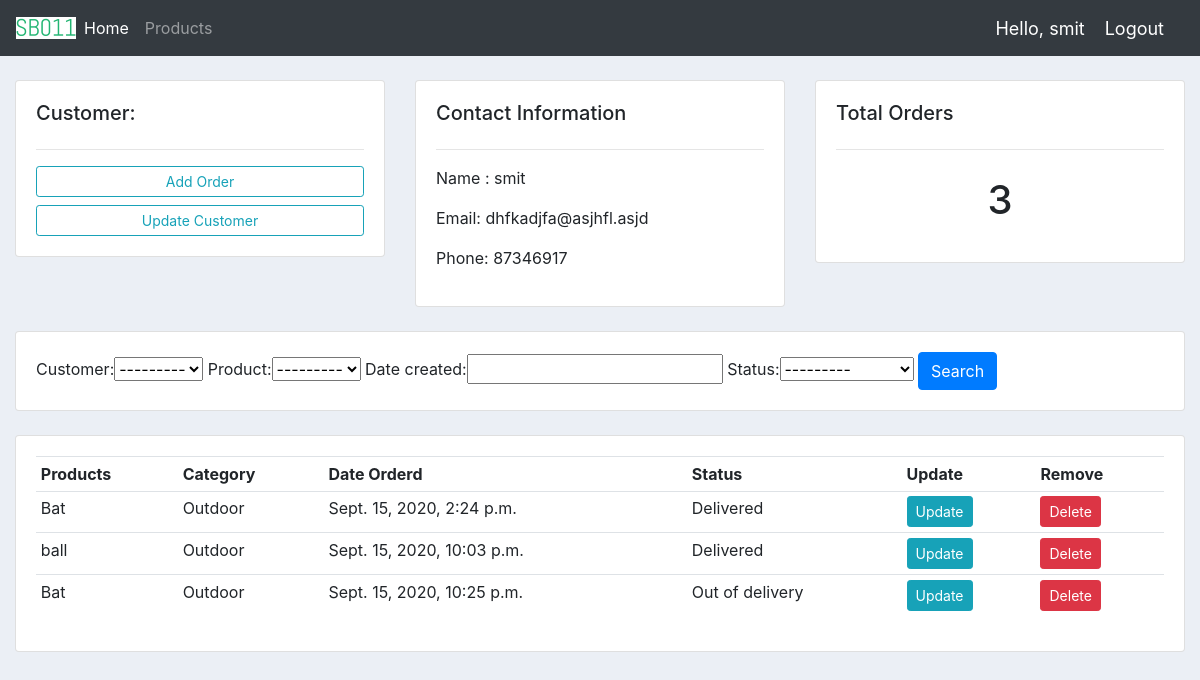
The app's page /customer/1/ (signed in) with its own data.
### accounts/models.py (models this page shows, shortened)
class Customer(models.Model):
    user = models.OneToOneField(
        User, blank=True, null=True, on_delete=models.CASCADE)
    name = models.CharField(max_length=200)
    phone = models.CharField(max_length=200)
    email = models.CharField(max_length=200)
    profile_pic = models.ImageField(default="def.png", null=True, blank=True)
    date_created = models.DateTimeField(auto_now_add=True)
    def __str__(self):
        return self.name

class Order(models.Model):
    STATUS = (
        ('Pending', 'Pending'),
        ('Out of delivery', 'Out of delivery'),
        ('Delivered', 'Delivered'),
    )
    Customer = models.ForeignKey(
        Customer, null=True, on_delete=models.SET_NULL)
    Product = models.ForeignKey(Product, null=True, on_delete=models.SET_NULL)
    date_created = models.DateTimeField(auto_now_add=True)
    status = models.CharField(max_length=200, choices=STATUS)

class Product(models.Model):
    CATEGORY = (
        ('Indoor', 'Indoor'),
        ('Outdoor', 'Outdoor'),
    )
    name = models.CharField(max_length=200)
    price = models.FloatField()
    category = models.CharField(max_length=200, choices=CATEGORY)
    description = models.CharField(max_length=200)
    date_created = models.DateTimeField(auto_now_add=True)
    tags = models.ManyToManyField(Tag)
    def __str__(self):
        return self.name

### accounts/decorders.py (the view)
        def wrapper_func(request, *args, **kwargs):
            group = None
            if request.user.groups.exists():
                group = request.user.groups.all()[0].name
            if group in allowed_roles:
                return view_func(request, *args, **kwargs)
            else:
                return HttpResponse('You are unauthenticated!!')

### accounts/decorders.py (called while the page is built)
def allowed_user(allowed_roles=[]):
    def decorater(view_func):
        def wrapper_func(request, *args, **kwargs):
            group = None
            if request.user.groups.exists():
                group = request.user.groups.all()[0].name
            if group in allowed_roles:
                return view_func(request, *args, **kwargs)
            else:
                return HttpResponse('You are unauthenticated!!')
        return wrapper_func
    return decorater

### accounts/views.py (called while the page is built)
@login_required(login_url='login')
@allowed_user(allowed_roles=['admin'])
def customer(request, pk):
    customer = Customer.objects.get(id=pk)
    order = customer.order_set.all()
    total = order.count()
    myFilter = OrderFilter(request.GET, queryset=order)
    order = myFilter.qs
    contain = {'customer': customer, 'order': order,
               'total': total, 'myFilter': myFilter}
    return render(request, 'accounts/customer.html', contain)

### accounts/templates/accounts/customer.html
{% extends 'accounts/main.html' %}
{% block content %}
<br>
<div class="row">
    <div class="col-md">
        <div class="card card-body">
            <h5>Customer:</h5>
            <hr>
            <a class="btn btn-outline-info  btn-sm btn-block" href="{% url 'create_order' %}">Add Order
            </a>
            <a class="btn btn-outline-info  btn-sm btn-block" href="{% url 'update_customer' customer.id %}">Update
                Customer
            </a>
        </div>
    </div>
    <div class="col-md">
        <div class="card card-body">
            <h5>Contact Information</h5>
            <hr>
            <p>Name : {{customer.name}}</p>
            <p>Email: {{customer.email}}</p>
            <p>Phone: {{customer.phone}}</p>
        </div>
    </div>
    <div class="col-md">
        <div class="card card-body">
            <h5>Total Orders</h5>
            <hr>
            <h1 style="text-align: center;padding: 10px">{{total}}</h1>
        </div>
    </div>
</div>
<br>
<div class="row">
    <div class="col">
        <div class="card card-body">
            <from method="get">
                {{myFilter.form}}
                <button class="btn btn-primary" type="submit">Search</button>
            </from>
        </div>
    </div>
</div>
<br>
<div class="row">
    <div class="col-md">
        <div class="card card-body">
            <table class="table table-sm">
                <tr>
                    <th>Products</th>
                    <th>Category</th>
                    <th>Date Orderd</th>
                    <th>Status</th>
                    <th>Update</th>
                    <th>Remove</th>
                </tr>
                {% for i in order %}
                <tr>
                    <td>{{i.Product}}</td>
                    <td>{{i.Product.category}}</td>
                    <td>{{i.date_created}}</td>
                    <td>{{i.status}}</td>
                    <td><a class="btn btn-sm btn-info" href="{% url 'update_order' i.id %}">Update</a></td>
                    <td><a class="btn btn-sm btn-danger" href="{% url 'delete_order' i.id %}">Delete</a></td>
                </tr>
                {% endfor %}
            </table>
        </div>
    </div>
</div>
{% endblock %}

### accounts/templates/accounts/navbar.html (shortened to what this page needs)
{% load static %}
<nav class="navbar navbar-expand-lg navbar-dark bg-dark">
    <img src="{% static '/images/logo2.png'%}">
    <div class="collapse navbar-collapse" id="navbarNav">
        <ul class="navbar-nav">
            {% if request.user.is_staff %}
            <li class="nav-item active">
                <a class="nav-link" href="{% url 'home' %}">Home <span class="sr-only">(current)</span></a>
            </li>
            <li class="nav-item">
                <a class="nav-link" href="{% url 'product' %}">Products</a>
            </li>
            {% else %}
            <li class="nav-item">
                <a class="nav-link" href="{% url 'account' %}">Setting</a>
            </li>
            {% endif %}
        </ul>
    </div>
    <span class="hello-msg">Hello, {{request.user}}</span>
    <span><a class="hello-msg" href="{% url 'logout' %}">Logout</a></span>
</nav>

### static/css/main.css (style rules this page uses)
body { background-color: #ebeff5; }

### accounts/templates/accounts/navbar.html (style rules this page uses)
.hello-msg { font-size: 18px; color: #fff; margin-right: 20px; }

### records on screen
Customer: name "smit", email "dhfkadjfa@asjhfl.asjd", phone "87346917"
Order: Product "Bat", Product.category "Outdoor", date_created "Sept. 15, 2020, 2:24 p.m.", status "Delivered"
Order: Product "ball", Product.category "Outdoor", date_created "Sept. 15, 2020, 10:03 p.m.", status "Delivered"
Order: Product "Bat", Product.category "Outdoor", date_created "Sept. 15, 2020, 10:25 p.m.", status "Out of delivery"

### other values on screen
{{ request.user }} "smit"
{{ total }} "3"
